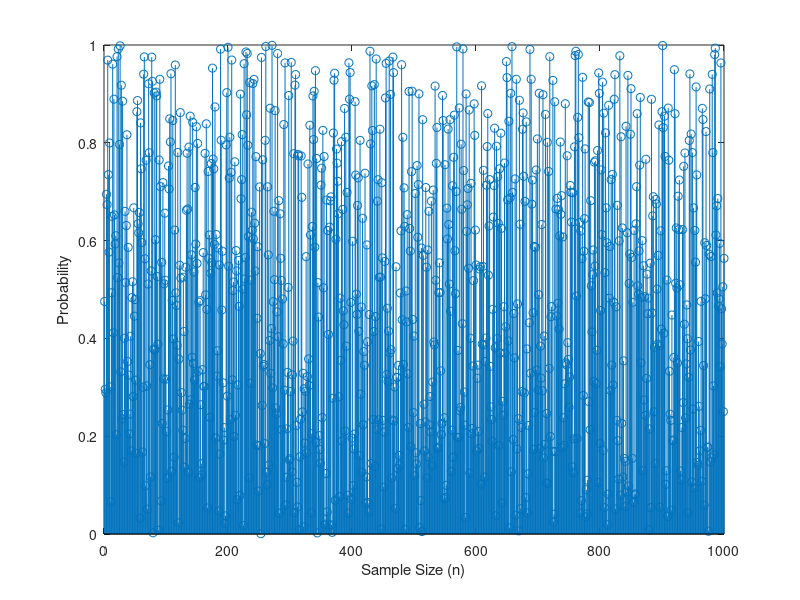
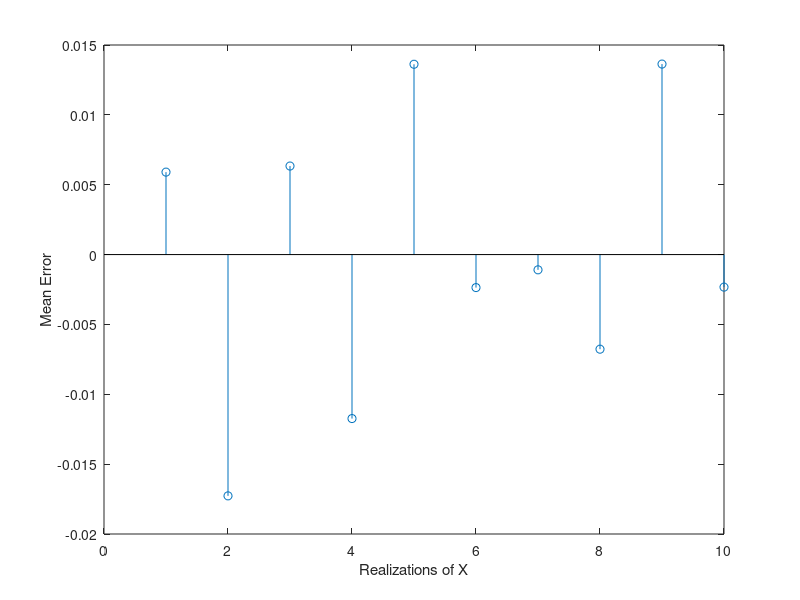
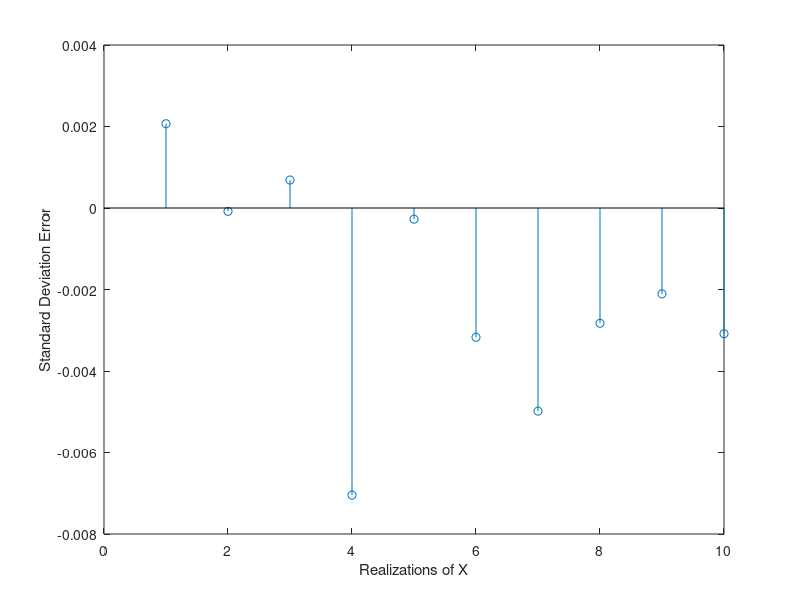

Reproduce these figures in MATLAB, in order. (Note: this script raises an error after producing the figures.)
clear all
x = rand(1000,1);
figure
stem(1:1000,x)
xlabel('Sample Size (n)')
ylabel('Probability')

% expected value (theoretical mean)
theoretical_mean = (0 + 1)/2

% sample mean
x = rand(1000,1);
sample_mean = mean(x)


% theoretical standard deviation
theoretical_std = sqrt((1-0)^2/12)
% sample standard deviation
x = rand(1000,1);
sample_std = std(x)

%%

% generate ten 1000-sample realizations of X
clear all
n = 1000;
realizations = 10;
X = rand(n,realizations)

% calculate sample means  for each realization
sample_means = mean(X,1);

% calculate bias for mean
bias_mean = 0.5 - sample_means;

% plot mean error for ten realizations
figure
stem(1:realizations, bias_mean, '-o')
xlabel("Realizations of X")
ylabel("Mean Error")


% calculate sample sd for each realization

sample_sd = std(X,0,1);

% calculate bias for standard deviation

bias_sd = 0.2887 - sample_sd;

% plot the sd error for ten realizations
figure
stem(1:realizations, bias_sd, '-o')
xlabel("Realizations of X")
ylabel("Standard Deviation Error")

%%


%plot the histogram of a uniform random variable
clear all
x = rand(1000,1);
figure
histogram(x,'Normalization','probability')%normalised by number of samples taken
hold on 
a = 0; % lower bound of uniform distribution
b = 1; % upper bound of uniform distribution
x = linspace(a, b, 1000); % points at which to evaluate the pdf
% calculate the pdf
pdf = (ones(1, 1000)/(b-a))/10;
plot(x, pdf, 'LineWidth', 2, 'Color', 'r');
xlabel("x")
ylabel("Probability Density")


%%
%analysis using gaussian random variable 
clear all
x = randn(1000,1);
figure
stem(1:1000,x)
xlabel('Sample Size (n)')
ylabel('Probability')


% sample mean
x = randn(1000,1);
sample_mean = mean(x)

% sample standard deviation
x = randn(1000,1);
sample_std = std(x)

% generate ten 1000-sample realizations of X
n = 1000;
realizations = 10;
X = randn(n,realizations)

% calculate sample means  for each realization
sample_means = mean(X,1);

% calculate bias for mean
bias_mean = 0 - sample_means;

% calculate sample sd for each realization

sample_sd = std(X,0,1);

% calculate bias for standard deviation

bias_sd = 1 - sample_sd;



% plot mean error for ten realizations
figure
subplot(2,1,1)
stem(1:realizations, bias_mean, '-o')
xlabel("Realizations of X")
ylabel("Mean Error")
hold on 
subplot(2,1,2)
% plot the sd error for ten realizations
stem(1:realizations, bias_sd, '-o')
xlabel("Realizations of X")
ylabel("Standard Deviation Error")
hold off

%%

% Generate 10 realizations of 1000 samples of Gaussian random variable
clear all
mu = 0;
sigma = 1;
X = randn(1000,1);
% Plot the histogram of the samples
figure
histogram(X, 'Normalization', 'probability')

% Add the theoretical Gaussian PDF
hold on
x = linspace(mu-3*sigma, mu+3*sigma, 100);
pdf = (normpdf(x, mu, sigma));
plot(x, pdf, 'r', 'LineWidth', 2)
xlabel("x")
ylabel("Probability Desnity Function")






















